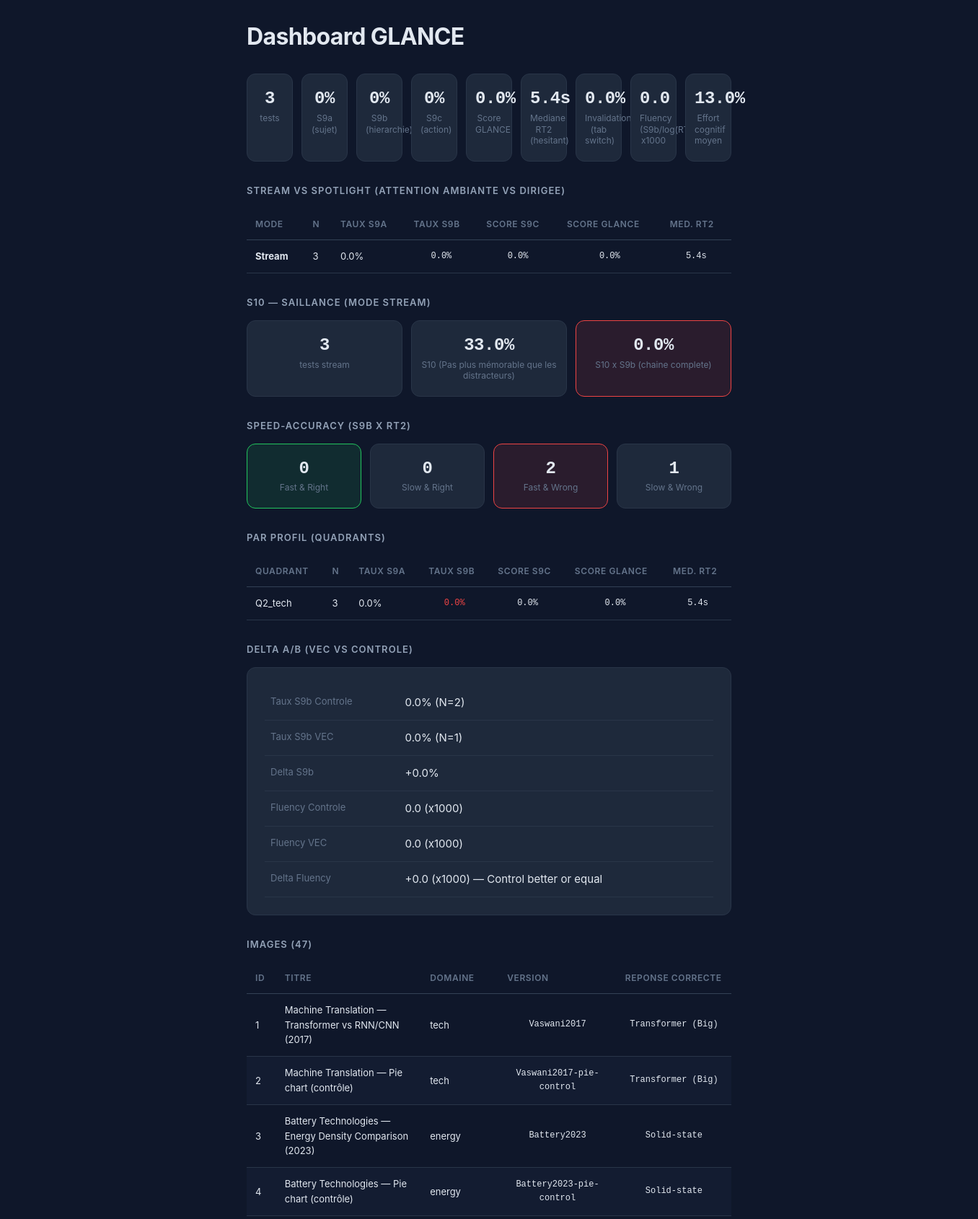
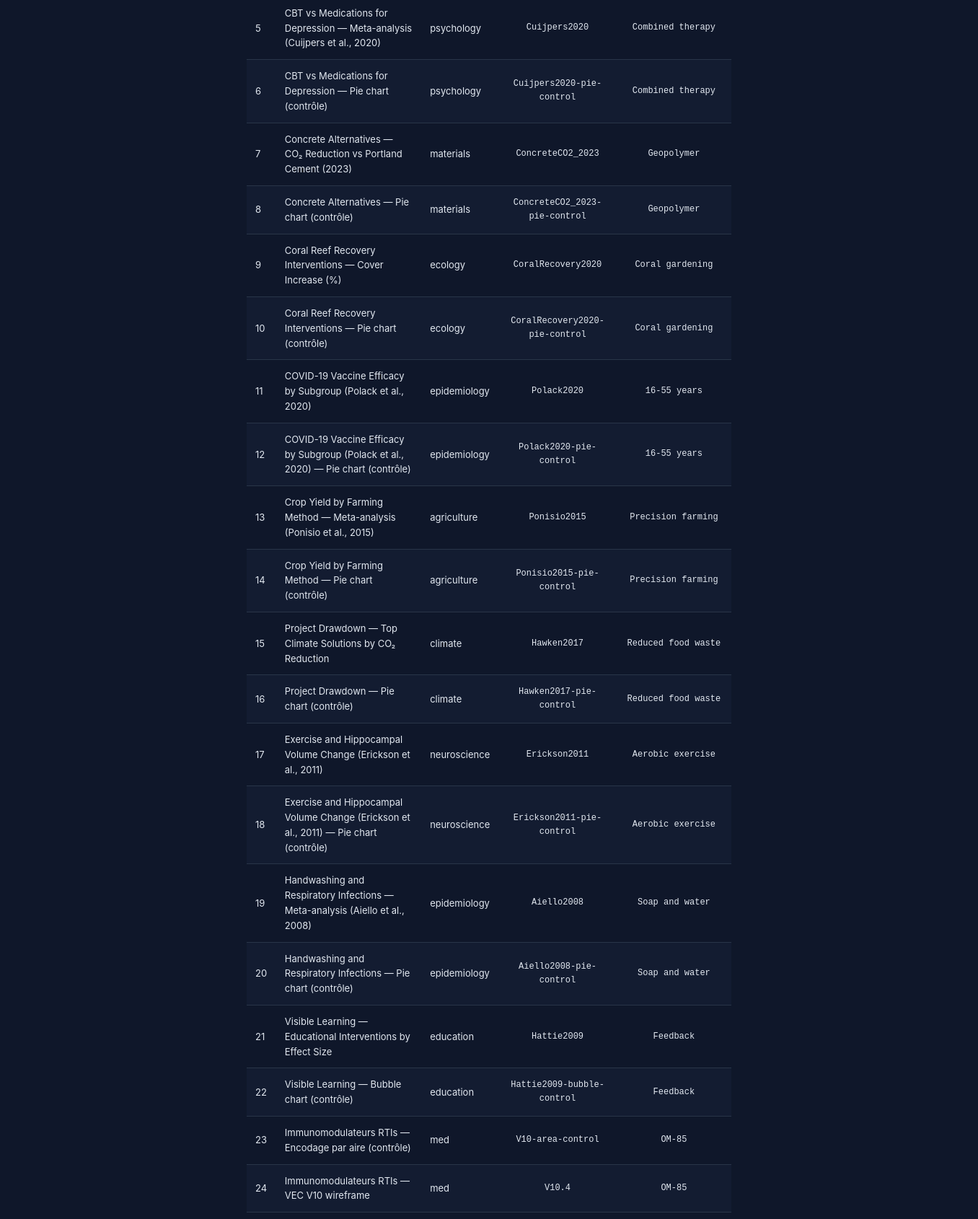
/dashboard (upper part), run on the app's committed database (2 pictures, top to bottom).
### tables this page shows
CREATE TABLE ga_images (
    id INTEGER PRIMARY KEY AUTOINCREMENT,
    filename TEXT NOT NULL,
    domain TEXT NOT NULL DEFAULT 'med',
    version TEXT,
    is_control INTEGER DEFAULT 0,
    correct_product TEXT,
    products TEXT,
    title TEXT,
    description TEXT
);

### app.py (the view)
@app.get("/dashboard", response_class=HTMLResponse)
def dashboard(request: Request):
    stats = get_stats()
    tests = get_all_tests()
    images = get_all_images()
    agg = compute_aggregate_stats(tests)
    quadrant_stats = compute_stats_by_quadrant(tests)
    speed_dist = compute_speed_accuracy_distribution(tests)
    tests_control = [t for t in tests if t.get("is_control")]
    tests_vec = [t for t in tests if not t.get("is_control")]
    ab_delta = compute_ab_delta(tests_control, tests_vec) if tests_control and tests_vec else None
    ab_fluency = compute_ab_fluency_delta(tests_control, tests_vec) if tests_control and tests_vec else None
    n_total = len(tests)
    n_invalid = sum(1 for t in tests if t.get("tab_switched"))
    invalidation_rate = (n_invalid / n_total * 100) if n_total > 0 else 0.0
    tests_stream = [t for t in tests if t.get("exposure_mode") == "stream"]
    tests_spotlight = [t for t in tests if t.get("exposure_mode") != "stream"]
    stream_stats = compute_aggregate_stats(tests_stream) if tests_stream else None
    spotlight_stats = compute_aggregate_stats(tests_spotlight) if tests_spotlight else None
    s10_stats = compute_s10_rate(tests)
    return templates.TemplateResponse("dashboard.html", {
        "request": request,
        "stats": stats,
        "tests": tests,
        "images": images,
        "agg": agg,
        "quadrant_stats": quadrant_stats,
        "speed_dist": speed_dist,
        "ab_delta": ab_delta,
        "invalidation_rate": round(invalidation_rate, 1),
        "stream_stats": stream_stats,
        "spotlight_stats": spotlight_stats,
        "s10_stats": s10_stats,
        "ab_fluency": ab_fluency,
    })

### templates/dashboard.html (shortened to what this page needs)
{% extends "base.html" %}
{% block content %}
<div class="dashboard">
    <h1>Dashboard GLANCE</h1>
    <div class="stats-bar">
        <div class="stat">
            <div class="stat-value">{{ stats.total or 0 }}</div>
            <div class="stat-label">tests</div>
        </div>
        <div class="stat">
            <div class="stat-value">{{ (stats.pct_s9a or 0) | round(0) }}%</div>
            <div class="stat-label">S9a (sujet)</div>
        </div>
        <div class="stat">
            <div class="stat-value">{{ (stats.pct_s9b or 0) | round(0) }}%</div>
            <div class="stat-label">S9b (hierarchie)</div>
        </div>
        <div class="stat">
            <div class="stat-value">{{ (stats.pct_s9c or 0) | round(0) }}%</div>
            <div class="stat-label">S9c (action)</div>
        </div>
        <div class="stat">
            <div class="stat-value">{{ (agg.Score_GLANCE * 100) | round(0) }}%</div>
            <div class="stat-label">Score GLANCE</div>
        </div>
        <div class="stat">
            <div class="stat-value">{{ (agg.Mediane_RT2 / 1000) | round(1) }}s</div>
            <div class="stat-label">Mediane RT2 ({{ agg.RT2_class }})</div>
        </div>
        <div class="stat {{ 'stat-warn' if invalidation_rate and invalidation_rate > 20 else '' }}">
            <div class="stat-value">{{ invalidation_rate | round(0) }}%</div>
            <div class="stat-label">Invalidation (tab switch)</div>
        </div>
        <div class="stat">
            <div class="stat-value">{{ (agg.Avg_Fluency * 1000) | round(1) }}</div>
            <div class="stat-label">Fluency (S9b/log(RT2)) x1000</div>
        </div>
        {% if agg.Avg_Effort is not none %}
        <div class="stat {{ 'stat-warn' if agg.Avg_Effort and agg.Avg_Effort > 0.6 else '' }}">
            <div class="stat-value">{{ (agg.Avg_Effort * 100) | round(0) }}%</div>
            <div class="stat-label">Effort cognitif moyen</div>
        </div>
        {% endif %}
    </div>
    {% if stream_stats or spotlight_stats %}
    <h2>Stream vs Spotlight (attention ambiante vs dirigee)</h2>
    <table class="data-table">
        <thead>
            <tr>
                <th>Mode</th>
                <th>N</th>
                <th>Taux S9a</th>
                <th>Taux S9b</th>
                <th>Score S9c</th>
                <th>Score GLANCE</th>
                <th>Med. RT2</th>
            </tr>
        </thead>
        <tbody>
            {% if stream_stats %}
            <tr>
                <td><strong>Stream</strong></td>
                <td>{{ stream_stats.N }}</td>
                <td>{{ (stream_stats.Taux_S9a * 100) | round(0) }}%</td>
                <td>{{ (stream_stats.Taux_S9b * 100) | round(0) }}%</td>
                <td>{{ (stream_stats.Score_S9c * 100) | round(0) }}%</td>
                <td>{{ (stream_stats.Score_GLANCE * 100) | round(0) }}%</td>
                <td>{{ (stream_stats.Mediane_RT2 / 1000) | round(1) }}s</td>
            </tr>
            {% endif %}
        </tbody>
    </table>
    {% endif %}
    {% if s10_stats and s10_stats.n_stream > 0 %}
    <h2>S10 — Saillance (mode stream)</h2>
    <div class="stats-bar">
        <div class="stat">
            <div class="stat-value">{{ s10_stats.n_stream }}</div>
            <div class="stat-label">tests stream</div>
        </div>
        <div class="stat {{ 'stat-pass' if s10_stats.s10_rate > 0.70 else ('stat-fail' if s10_stats.s10_rate < 0.33 else '') }}">
            <div class="stat-value">{{ (s10_stats.s10_rate * 100) | round(0) }}%</div>
            <div class="stat-label">S10 ({{ s10_stats.s10_label }})</div>
        </div>
        {% if s10_stats.s10_x_s9b is not none %}
        <div class="stat {{ 'stat-pass' if s10_stats.s10_x_s9b > 0.56 else 'stat-fail' }}">
            <div class="stat-value">{{ (s10_stats.s10_x_s9b * 100) | round(0) }}%</div>
            <div class="stat-label">S10 x S9b (chaine complete)</div>
        </div>
        {% endif %}
    </div>
    {% endif %}
    <h2>Speed-Accuracy (S9b x RT2)</h2>
    <div class="stats-bar">
        <div class="stat stat-pass">
            <div class="stat-value">{{ speed_dist.fast_right }}</div>
            <div class="stat-label">Fast & Right</div>
        </div>
        <div class="stat">
            <div class="stat-value">{{ speed_dist.slow_right }}</div>
            <div class="stat-label">Slow & Right</div>
        </div>
        <div class="stat stat-fail">
            <div class="stat-value">{{ speed_dist.fast_wrong }}</div>
            <div class="stat-label">Fast & Wrong</div>
        </div>
        <div class="stat">
            <div class="stat-value">{{ speed_dist.slow_wrong }}</div>
            <div class="stat-label">Slow & Wrong</div>
        </div>
    </div>
    {% if quadrant_stats %}
    <h2>Par profil (quadrants)</h2>
    <table class="data-table">
        <thead>
            <tr>
                <th>Quadrant</th>
                <th>N</th>
                <th>Taux S9a</th>
                <th>Taux S9b</th>
                <th>Score S9c</th>
                <th>Score GLANCE</th>
                <th>Med. RT2</th>
            </tr>
        </thead>
        <tbody>
            {% for q, qs in quadrant_stats.items() %}
            <tr>
                <td>{{ q }}</td>
                <td>{{ qs.N }}</td>
                <td>{{ (qs.Taux_S9a * 100) | round(0) }}%</td>
                <td class="{{ 'pass' if qs.Taux_S9b >= 0.8 else ('fail' if qs.Taux_S9b < 0.6 else '') }}">{{ (qs.Taux_S9b * 100) | round(0) }}%</td>
                <td>{{ (qs.Score_S9c * 100) | round(0) }}%</td>
                <td>{{ (qs.Score_GLANCE * 100) | round(0) }}%</td>
                <td>{{ (qs.Mediane_RT2 / 1000) | round(1) }}s</td>
            </tr>
            {% endfor %}
        </tbody>
    </table>
    {% endif %}
    {% if ab_delta %}
    <h2>Delta A/B (VEC vs Controle)</h2>
    <div class="card">
        <table class="result-table">
            <tr>
                <td class="label">Taux S9b Controle</td>
                <td>{{ (ab_delta.taux_s9b_control * 100) | round(1) }}% (N={{ ab_delta.n_control }})</td>
            </tr>
            <tr>
                <td class="label">Taux S9b VEC</td>
                <td>{{ (ab_delta.taux_s9b_vec * 100) | round(1) }}% (N={{ ab_delta.n_vec }})</td>
            </tr>
            <tr>
                <td class="label">Delta S9b</td>
                <td class="{{ 'pass' if ab_delta.delta_s9b > 0.10 else ('fail' if ab_delta.delta_s9b < -0.10 else '') }}">
                    {{ '%+.1f' | format(ab_delta.delta_s9b * 100) }}%
                </td>
            </tr>
            {% if ab_fluency %}
            <tr>
                <td class="label">Fluency Controle</td>
                <td>{{ (ab_fluency.fluency_control * 1000) | round(1) }} (x1000)</td>
            </tr>
            <tr>
                <td class="label">Fluency VEC</td>
                <td>{{ (ab_fluency.fluency_vec * 1000) | round(1) }} (x1000)</td>
            </tr>
            <tr>
                <td class="label">Delta Fluency</td>
                <td class="{{ 'pass' if ab_fluency.fluency_delta > 0 else 'fail' }}">
                    {{ '%+.1f' | format(ab_fluency.fluency_delta * 1000) }} (x1000) — {{ ab_fluency.interpretation }}
                </td>
            </tr>
            {% endif %}
        </table>
    </div>
    {% endif %}
    <h2>Images ({{ images | length }})</h2>
    <table class="data-table">
        <thead>
            <tr>
                <th>ID</th>
                <th>Titre</th>
                <th>Domaine</th>
                <th>Version</th>
                <th>Reponse correcte</th>
            </tr>
        </thead>
        <tbody>
            {% for img in images %}
            <tr>
                <td>{{ img.id }}</td>
                <td>{{ img.title or img.filename }}</td>
                <td>{{ img.domain }}</td>
                <td>{{ img.version or '-' }}</td>
                <td>{{ img.correct_product or '-' }}</td>
            </tr>
            {% endfor %}
        </tbody>
    </table>
</div>
{% endblock %}

### templates/base.html (shortened to what this page needs)
<!DOCTYPE html>
<html lang="fr">
<head>
    <link rel="stylesheet" href="/static/style.css">
</head>
<body>
    <div class="container">
        {% block content %}{% endblock %}
    </div>
</body>
</html>

### static/style.css (style rules this page uses)
:root { --bg: #0f172a; --bg-subtle: #131c31; --surface: #1e293b; --surface-hover: #243348; --border: #334155; --border-subtle: #293548; --text: #e2e8f0; --text-muted: #94a3b8; --text-dim: #64748b; --primary: #3b82f6; --primary-hover: #2563eb; --primary-glow: rgba(59, 130, 246, 0.15); --pass: #22c55e; --pass-dim: rgba(34, 197, 94, 0.12); --fail: #ef4444; --fail-dim: rgba(239, 68, 68, 0.12); --sp-1: 0.25rem; --sp-2: 0.5rem; --sp-3: 0.75rem; --sp-4: 1rem; --sp-5: 1.25rem; --sp-6: 1.5rem; --sp-8: 2rem; --sp-10: 2.5rem; --sp-12: 3rem; --sp-16: 4rem; --font-sans: -apple-system, BlinkMacSystemFont, 'Segoe UI', 'Inter', sans-serif; --font-mono: 'SF Mono', 'Fira Code', 'Cascadia Code', 'Consolas', monospace; --text-xs: 0.75rem; --text-sm: 0.8125rem; --text-base: 0.9375rem; --text-md: 1.0625rem; --text-lg: 1.25rem; --text-xl: 1.5rem; --text-2xl: 2rem; --text-3xl: 2.5rem; --text-hero: 4rem; --radius: 8px; --radius-lg: 12px; --radius-pill: 100px; }
* { margin: 0; padding: 0; box-sizing: border-box; }
body { font-family: var(--font-sans); background: var(--bg); color: var(--text); line-height: 1.6; min-height: 100vh; font-size: var(--text-base); -webkit-font-smoothing: antialiased; -moz-osx-font-smoothing: grayscale; }
.container { max-width: 720px; margin: 0 auto; padding: var(--sp-8) var(--sp-6); }
h1 { font-size: var(--text-2xl); font-weight: 700; margin-bottom: var(--sp-4); letter-spacing: -0.02em; line-height: 1.2; }
h2 { font-size: var(--text-lg); font-weight: 600; margin-bottom: var(--sp-4); color: var(--text); letter-spacing: -0.01em; line-height: 1.3; }
.card { background: var(--surface); border: 1px solid var(--border-subtle); border-radius: var(--radius-lg); padding: var(--sp-6); margin-bottom: var(--sp-6); }
.result-table { width: 100%; border-collapse: collapse; }
.result-table td { padding: var(--sp-3) var(--sp-2); border-bottom: 1px solid var(--border-subtle); vertical-align: top; }
.result-table .label { color: var(--text-dim); width: 30%; font-size: var(--text-sm); }
.dashboard h1 { margin-bottom: var(--sp-8); }
.dashboard h2 { margin-top: var(--sp-8); margin-bottom: var(--sp-4); color: var(--text-muted); font-size: var(--text-sm); text-transform: uppercase; letter-spacing: 0.08em; font-weight: 600; }
.stats-bar { display: flex; gap: var(--sp-3); margin-bottom: var(--sp-6); }
.stat { flex: 1; background: var(--surface); border: 1px solid var(--border-subtle); border-radius: var(--radius-lg); padding: var(--sp-5) var(--sp-3); text-align: center; min-width: 0; }
.stat-value { font-size: var(--text-xl); font-weight: 700; font-family: var(--font-mono); letter-spacing: -0.02em; line-height: 1.2; margin-bottom: var(--sp-1); }
.stat-label { font-size: var(--text-xs); color: var(--text-dim); line-height: 1.3; }
.data-table { width: 100%; border-collapse: collapse; margin-bottom: var(--sp-8); font-size: var(--text-sm); }
.data-table th, .data-table td { padding: var(--sp-3) var(--sp-3); border-bottom: 1px solid var(--border-subtle); text-align: left; vertical-align: middle; }
.data-table th { color: var(--text-dim); font-weight: 600; font-size: var(--text-xs); text-transform: uppercase; letter-spacing: 0.05em; border-bottom-color: var(--border); padding-bottom: var(--sp-3); white-space: nowrap; }
.data-table tbody tr:nth-child(even) { background: var(--bg-subtle); }
.data-table .fail { color: var(--fail); }
.data-table td:nth-child(n+4) { font-family: var(--font-mono); font-size: var(--text-xs); text-align: center; }
.data-table td:first-child, .data-table td:nth-child(2), .data-table td:nth-child(3) { font-family: var(--font-sans); text-align: left; }
.stat-pass { border-color: var(--pass); background: var(--pass-dim); }
.stat-fail { border-color: var(--fail); background: var(--fail-dim); }

### data on the page
ga_images: id "1", title "Machine Translation — Transformer vs RNN/CNN (2017)", domain "tech", version "Vaswani2017", correct_product "Transformer (Big)"
ga_images: id "2", title "Machine Translation — Pie chart (contrôle)", domain "tech", version "Vaswani2017-pie-control", correct_product "Transformer (Big)"
ga_images: id "3", title "Battery Technologies — Energy Density Comparison (2023)", domain "energy", version "Battery2023", correct_product "Solid-state"
ga_images: id "4", title "Battery Technologies — Pie chart (contrôle)", domain "energy", version "Battery2023-pie-control", correct_product "Solid-state"
ga_images: id "5", title "CBT vs Medications for Depression — Meta-analysis (Cuijpers et al., 2020)", domain "psychology", version "Cuijpers2020", correct_product "Combined therapy"
ga_images: id "6", title "CBT vs Medications for Depression — Pie chart (contrôle)", domain "psychology", version "Cuijpers2020-pie-control", correct_product "Combined therapy"
ga_images: id "7", title "Concrete Alternatives — CO₂ Reduction vs Portland Cement (2023)", domain "materials", version "ConcreteCO2_2023", correct_product "Geopolymer"
ga_images: id "8", title "Concrete Alternatives — Pie chart (contrôle)", domain "materials", version "ConcreteCO2_2023-pie-control", correct_product "Geopolymer"
ga_images: id "9", title "Coral Reef Recovery Interventions — Cover Increase (%)", domain "ecology", version "CoralRecovery2020", correct_product "Coral gardening"
ga_images: id "10", title "Coral Reef Recovery Interventions — Pie chart (contrôle)", domain "ecology", version "CoralRecovery2020-pie-control", correct_product "Coral gardening"
ga_images: id "11", title "COVID-19 Vaccine Efficacy by Subgroup (Polack et al., 2020)", domain "epidemiology", version "Polack2020", correct_product "16-55 years"
ga_images: id "12", title "COVID-19 Vaccine Efficacy by Subgroup (Polack et al., 2020) — Pie chart (contrôle)", domain "epidemiology", version "Polack2020-pie-control", correct_product "16-55 years"
ga_images: id "13", title "Crop Yield by Farming Method — Meta-analysis (Ponisio et al., 2015)", domain "agriculture", version "Ponisio2015", correct_product "Precision farming"
ga_images: id "14", title "Crop Yield by Farming Method — Pie chart (contrôle)", domain "agriculture", version "Ponisio2015-pie-control", correct_product "Precision farming"
ga_images: id "15", title "Project Drawdown — Top Climate Solutions by CO₂ Reduction", domain "climate", version "Hawken2017", correct_product "Reduced food waste"
ga_images: id "16", title "Project Drawdown — Pie chart (contrôle)", domain "climate", version "Hawken2017-pie-control", correct_product "Reduced food waste"
ga_images: id "17", title "Exercise and Hippocampal Volume Change (Erickson et al., 2011)", domain "neuroscience", version "Erickson2011", correct_product "Aerobic exercise"
ga_images: id "18", title "Exercise and Hippocampal Volume Change (Erickson et al., 2011) — Pie chart (contrôle)", domain "neuroscience", version "Erickson2011-pie-control", correct_product "Aerobic exercise"
ga_images: id "19", title "Handwashing and Respiratory Infections — Meta-analysis (Aiello et al., 2008)", domain "epidemiology", version "Aiello2008", correct_product "Soap and water"
ga_images: id "20", title "Handwashing and Respiratory Infections — Pie chart (contrôle)", domain "epidemiology", version "Aiello2008-pie-control", correct_product "Soap and water"
ga_images: id "21", title "Visible Learning — Educational Interventions by Effect Size", domain "education", version "Hattie2009", correct_product "Feedback"
ga_images: id "22", title "Visible Learning — Bubble chart (contrôle)", domain "education", version "Hattie2009-bubble-control", correct_product "Feedback"
ga_images: id "23", title "Immunomodulateurs RTIs — Encodage par aire (contrôle)", domain "med", version "V10-area-control", correct_product "OM-85"
ga_images: id "24", title "Immunomodulateurs RTIs — VEC V10 wireframe", domain "med", version "V10.4", correct_product "OM-85"

### other printed values
{{ stats.total or 0 }} "3"
{{ (stats.pct_s9a or 0) | round(0) }} "0"
{{ (stats.pct_s9b or 0) | round(0) }} "0"
{{ (stats.pct_s9c or 0) | round(0) }} "0"
{{ (agg.Score_GLANCE * 100) | round(0) }} "0.0"
{{ (agg.Mediane_RT2 / 1000) | round(1) }} "5.4"
{{ agg.RT2_class }} "hesitant"
{{ invalidation_rate | round(0) }} "0.0"
{{ (agg.Avg_Fluency * 1000) | round(1) }} "0.0"
{{ (agg.Avg_Effort * 100) | round(0) }} "13.0"
{{ stream_stats.N }} "3"
{{ (stream_stats.Taux_S9a * 100) | round(0) }} "0.0"
{{ (stream_stats.Taux_S9b * 100) | round(0) }} "0.0"
{{ (stream_stats.Score_S9c * 100) | round(0) }} "0.0"
{{ (stream_stats.Score_GLANCE * 100) | round(0) }} "0.0"
